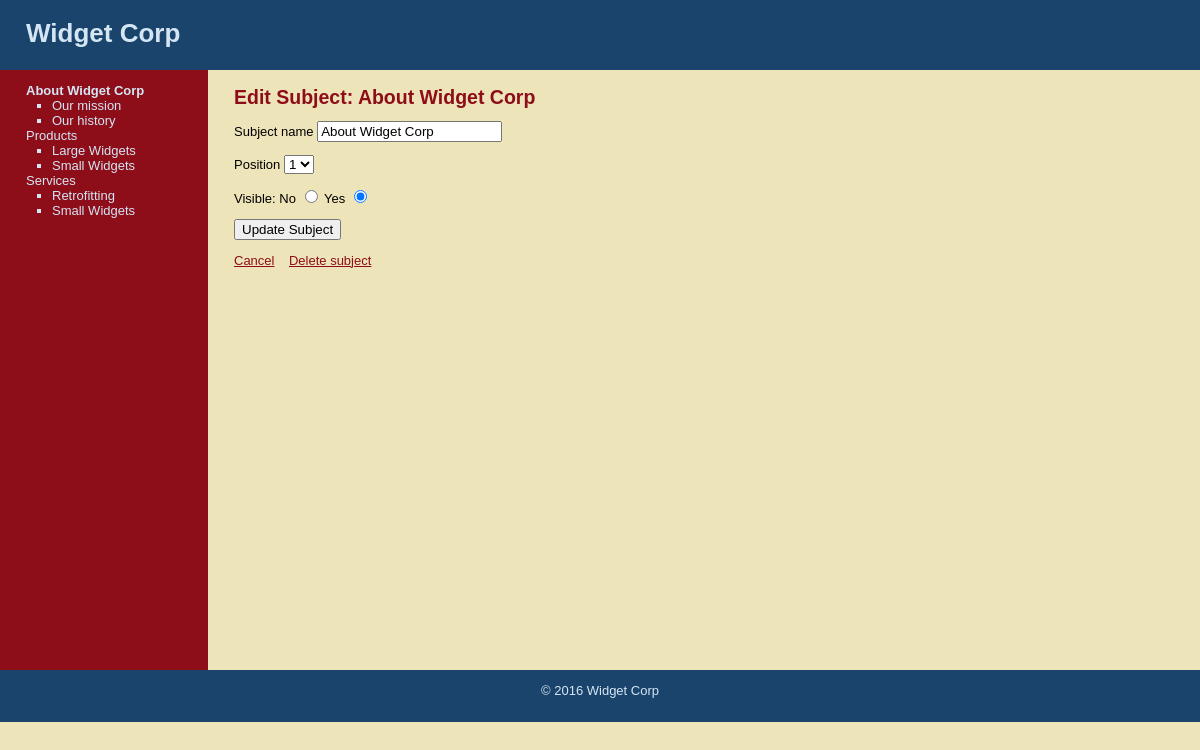
/013-building_cms/05_project_adding_pages_and_crud/public/edit_subject.php?subject=1, run on the app's committed database.
### tables this page shows
CREATE TABLE subjects (
	id INT(11) NOT NULL AUTO_INCREMENT,
	menu_name VARCHAR(30) NOT NULL,
	position INT(3) NOT NULL,
	visible TINYINT(1) NOT NULL DEFAULT TRUE,
	PRIMARY KEY(id)
);

CREATE TABLE pages(
	id INT(11) NOT NULL AUTO_INCREMENT,
	subject_id INT(11) NOT NULL,
	menu_name VARCHAR(30) NOT NULL,
	position INT(3) NOT NULL,
	visible TINYINT(1) NOT NULL,
	content TEXT,
	PRIMARY KEY (id),
	INDEX (subject_id),
	creation_date DATETIME NOT NULL DEFAULT NOW(),
	modification_date DATETIME NOT NULL DEFAULT NOW()
);

### 013-building_cms/05_project_adding_pages_and_crud/includes/functions/functions.php (called while the page is built, shortened)
<?php
function find_subjects_count() {
	return mysqli_num_rows(find_all_subjects());
}
function find_all_subjects() {
	global $connection;
	$subject_query = 'SELECT * FROM subjects ';
	$subject_query .= 'ORDER BY position ASC';
	$subjects_result_set = mysqli_query($connection, $subject_query);
	return $subjects_result_set;
}
function find_pages_by_subject_id($subject_id) {
	global $connection;
	$safe_subject_id = mysqli_real_escape_string($connection, $subject_id);
	$pages_query = 'SELECT * FROM pages ';
	$pages_query .= 'WHERE subject_id = ' . $safe_subject_id;
	$pages_result_set = mysqli_query($connection, $pages_query);
	return $pages_result_set;
}
function find_subject_by_id($subject_id) {
	global $connection;
	$safe_subject_id = mysqli_real_escape_string($connection, $subject_id);
	$subject_query = 'SELECT * FROM subjects ';
	$subject_query .= 'WHERE id = ' . $safe_subject_id;
	$subject_query .= ' LIMIT 1';
	$subjects_result_set = mysqli_query($connection, $subject_query);
	$subject = mysqli_fetch_assoc($subjects_result_set);
	return $subject ? $subject : null;
}
function find_selected_page() {
	$current_subject = isset($_GET['subject']) ? find_subject_by_id($_GET['subject']) : null;
	$current_page = isset($_GET['page']) ? find_page_by_id($_GET['page']) : null;
}

### 013-building_cms/05_project_adding_pages_and_crud/public/edit_subject.php (the view, shortened to what this page needs)
<?php require_once '../includes/functions/functions.php' ?>
<?php  find_selected_page() ?>
<?php include '../includes/layouts/header.inc.php' ?>
<div id="main">
	<div id="navigation">
		<?php include '../includes/layouts/snippets/navigation.php' ?>
	</div>
	<div id="page">
		<h2>Edit Subject: <?= $current_subject['menu_name'] ?></h2>
		<form action="edit_subject.php?subject=<?= urlencode($current_subject['id']) ?>" method="post">
			<p>
				<label for="menu_name">Subject name</label>
				<input type="text" id="menu_name" name="menu_name" value="<?= htmlentities($current_subject['menu_name']) ?>">
			</p>
			<p>
				<label for="position">Position</label>
				<select name="position" id="position">
					<?php  for($count = 1; $count < find_subjects_count(); $count ++) : ?>
					<option value="<?= $count ?>" <?php if($current_subject['position'] == $count) echo 'selected' ?>><?= $count ?></option>
					<?php endfor; ?>
				</select>
			</p>
			<p>
				Visible:
				<label for="not_visible">No</label>
				<input type="radio" id="not_visible" name="visible" value="0" <?php if($current_subject['visible'] == 0) echo 'checked' ?>>
				<label for="visible">Yes</label>
				<input type="radio" id="visible" name="visible" value="1" <?php if($current_subject['visible'] == 1) echo 'checked' ?>>
			</p>
			<p>
				<input type="submit" value="Update Subject">
			</p>
		</form>
		<a href="manage_content.php">Cancel</a>
		<a href="delete_subject.php?subject=<?= urlencode($current_subject['id']) ?>" onclick="return confirm('Are you sure?')">Delete subject</a>
	</div>
</div>
<?php include '../includes/layouts/footer.inc.php' ?>

### 013-building_cms/05_project_adding_pages_and_crud/includes/layouts/header.inc.php (shortened to what this page needs)
<!DOCTYPE html>
<html lang="en">
<head>
	<link rel="stylesheet" href="css/public.css" media="all">
</head>
<body>
	<div id="header">
		<h1>Widget Corp</h1>
	</div>

### 013-building_cms/05_project_adding_pages_and_crud/includes/layouts/snippets/navigation.php (shortened to what this page needs)
<?php $subjects_result_set  = find_all_subjects() ?>
<ul class="subjects">
	<?php while($subject = mysqli_fetch_assoc($subjects_result_set)) : ?>
	<li <?php if($current_subject && $subject['id'] == $current_subject['id']) echo "class=\"selected\"" ?>>
		<a href="manage_content.php?subject=<?= urlencode($subject['id']) ?>">
			<?= htmlentities($subject['menu_name']) ?>
		</a>
		<?php $pages_result_set = find_pages_by_subject_id($subject['id']); ?>
		<ul class="pages">
			<?php while($page = mysqli_fetch_assoc($pages_result_set)) : ?>
			<li <?php if($current_page && $page['id'] == $current_page['id']) echo "class=\"selected\"" ?>>
				<a href="manage_content.php?page=<?= urlencode($page['id']) ?>">
					<?= htmlentities($page['menu_name']) ?>
				</a>
			</li>
			<?php endwhile; ?>
		</ul>
	</li>
	<?php endwhile; ?>
</ul>

### 013-building_cms/05_project_adding_pages_and_crud/includes/layouts/footer.inc.php (shortened to what this page needs)
		<div id="footer">&copy; <?= date('Y') ?> Widget Corp</div>
	</body>
</html>

### 013-building_cms/05_project_adding_pages_and_crud/public/css/public.css (style rules this page uses)
html { width: 100%; height: 100%; }
body { width: 100%; height: 100%; margin: 0; padding: 0; border: 0; font-family: Verdana, Arial, Helvetica, sans-serif; font-size: 13px; line-height: 15px; background: #EEE4B9; }
a { color: #8D0D19; }
#header { height: 70px; margin: 0; padding: 0; text-align: left; background: #1A446c; color: #D4E6F4; }
#header h1 { padding: 1em; margin: 0; }
#main { height: 600px; width: 100%; margin: 0; padding: 0; background: #EEE4B9; }
#footer { clear: both; height: 2em; margin: 0; padding: 1em; text-align: center; background: #1A446c; color: #D4E6F4; }
#navigation { float: left; width: 156px; height: 100%; margin: 0; padding: 0 2em; color: #D4E6F4; background: #8D0D19; }
#navigation a { color: #D4E6F4; text-decoration: none; }
ul.subjects, ul.data { margin: 1em 0px; padding-left: 0; list-style: none; }
ul.pages { padding-left: 2em; list-style: square; font-weight: normal; }
.selected { font-weight: bold; }
#page { float: left; height: 100px; padding-left: 2em; vertical-align: top; background: #EEE4B9 }
#page h2 { color: #8D0D19; margin-top: 1em; }

### data on the page
subjects: menu_name "About Widget Corp", position "1", visible "☐ No", visible "☑ Yes"
pages: menu_name "Our mission"
pages: menu_name "Our history"
subjects: menu_name "Products"
pages: menu_name "Large Widgets"
pages: menu_name "Small Widgets"
subjects: menu_name "Services"
pages: menu_name "Retrofitting"
pages: menu_name "Small Widgets"
